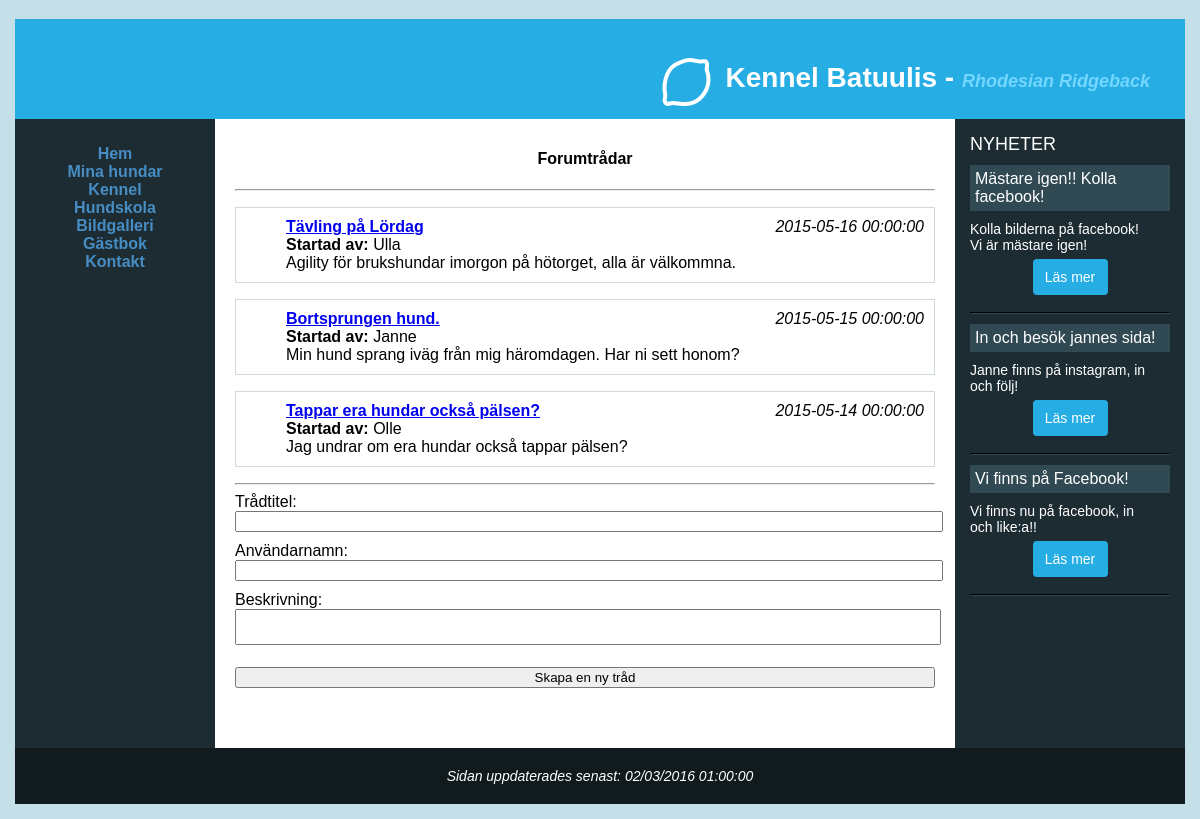
/forum.php, run on the app's committed database.
### tables this page shows
CREATE TABLE NewsFeed (
    `NewsTitle` varchar(255) NOT NULL,
    `CreatedAt` DATETIME NOT NULL,
    `Description` varchar(255),
    `NewsImagePath` varchar(255),
    `NewsLink` varchar(255),
    PRIMARY KEY (`NewsTitle`,`CreatedAt`)
);

CREATE TABLE GuestbookThread (
    `Title` varchar(255) NOT NULL,
    `CreatedAt` DATETIME NOT NULL,
    `Username` varchar(255),
    `Description` varchar(255),
    PRIMARY KEY (`Title`, `CreatedAt`)
);

### data/dbHelper.php (called while the page is built, shortened)
<?php
function result($err, $data){
	return array('err' => $err, 'data' => $data);
}
function createConnection(){
	$localhost = true;
	$db = null;
	if ($localhost){
		$db = new PDO("mysql:host=127.0.0.1;dbname=OperationDoge;charset=utf8mb4;", "root", "root");
	} else {
		$db = new PDO("mysql:host=mysqlsemi1.space2u.com;dbname=d36234_db6;", "d36234-db6", "jn9MGrOC");
	}
	$db->setAttribute( PDO::ATTR_ERRMODE, PDO::ERRMODE_EXCEPTION);
	return $db;
}
function createStatement($conn, $q, $p){
	$statement = $conn->prepare($q);
	$statement->setFetchMode(PDO::FETCH_ASSOC);
	return $statement;
}
function fetchAll($statement){
	return $statement->fetchAll();
}
function query($q, $p = NULL, $single = false){
	$err = null;
	$data = null;
	try {
		$conn = createConnection();
		$statement = createStatement($conn, $q, $p);
		$statement->execute($p);
		$data = ($single ? fetch($statement) : fetchAll($statement));
	} catch(PDOException $e){
		$err = $e;
	}
	return result($err, $data);
}
?>

### forum.php (the view, shortened to what this page needs)
<?php
include_once 'header.php';
include_once 'aside.php';
if(isset($_POST['submit-thread'])){
	if(strlen($_POST['title']) > 0){
		$title = $_POST['title'];
		$description = $_POST['description'];
		$username = $_POST['username'];
		$now = query('SELECT NOW() as now');
		$now = $now['data'];
		$now = $now[0];
		$result = nonQuery("INSERT INTO GuestbookThread (Title, CreatedAt, Description, Username) VALUES (:title, :createdAt, :description, :username)",
			array(
				':title' => $title,
				':description' => $description,
				':username' => $username,
				':createdAt' => $now['now']
			)
		);
		if($result["err"] != null){ $createError = 'Det gick inte att skapa tråden, prova igen!'; }
	} else { $createError = 'Saknar värden'; }
} else {
	$threadResult = query("SELECT Title, CreatedAt, Description, Username FROM GuestbookThread ORDER BY CreatedAt DESC");
	if ($threadResult['err'] == null){
		$threads = $threadResult['data'];
	} else { $threadError = 'Det gick inte att läsa in forumstrådarna, prova igen!'; }
}
?>
<main>
	<div class="container">
		<div class="row">
			<div class="twelve columns">
				<h4 style="text-align: center;">Forumtrådar</h4>
				<hr>
			</div>
		</div>
		<?php
		if (isset($_POST['submit-thread'])){
			if (!isset($createError)){
				echo
				'<div class="row">
					<div class="twelve columns">
						<p>Tråden är skapad! <a href="thread.php?title=' . $title . '&createdAt=' . $now['now'] . '">Tryck här</a> för att komma till den nyskapade tråden</p>
					</div>
				</div>';
			} else { echo $createError; }
			echo '<p><a href="forum.php">Tillbaka</a></p>';
		} else {
			if (count($threads) > 0){
				foreach($threads as $key => $t){
				echo
					'<div class="row">
						<div class="twelve columns">
							<ul class="threads">' .
								'<span id="news' . $key . '"></span>' .
								'<li>' .
									'<span class="thread-title">' .
										'<a href="thread.php?title='.$t['Title'].'&createdAt='.$t['CreatedAt'].'">' .
											$t['Title'] .
										'</a>' .
									'</span>' .
									'<span class="thread-date">' .
										$t['CreatedAt'] .
									'</span>' .
									'<br>' .
									'<span class="thread-username"><b>Startad av: </b>' . $t['Username'] . '</span>' .
									'<br>' .
									'<span class="thread-description">' .
										$t['Description'] .
									'</span>
								</li>
							</ul>
						</div>
					</div>';
				}
			}
			echo
				'<hr>
				<div class="row">
					<div class="twelve columns">
						<form method="POST" action="" class="thread-form">
							<div class="row">
								<div class="six columns">
									<label required for="title">Trådtitel:</label>
									<input required maxlength="255" type="text" name="title">
								</div>
								<div class="six columns">
									<label for="username">Användarnamn:</label>
									<input type="text" maxlength="255" name="username">
								</div>
							</div>
							<div class="row">
								<div class="twelve columns">
									<label for="description">Beskrivning:</label>
									<textarea name="description" maxlength="255" class="u-full-width" id="description"></textarea>
								</div>
							</div>
							<div class="row">
								<div class="twelve columns">
									<label for="submit-thread">&nbsp;</label>
									<input type="submit" name="submit-thread" class="btn-primary" value="Skapa en ny tråd">
								</div>
							</div>
						</form>
					</div>
				</div>';
		}
		?>
	</div>
</main>
<?php
include_once 'footer.php';
?>

### aside.php (shortened to what this page needs)
<aside>
	<span class="aside-title">Nyheter</span>
	<?php
	$result = query("SELECT NewsTitle, CreatedAt, Description, NewsImagePath, NewsLink FROM NewsFeed ORDER BY CreatedAt DESC LIMIT 3");
	$newsFeedData = $result['data'];
	foreach($newsFeedData as $key => $n){
		echo '<div class="sidebar-item">';
		echo '<div class="news-title">';
		echo $n['NewsTitle'];
		echo '</div>';
		echo '<div class="news-desc">';
		echo $n['Description'];
		echo '</div>';
		if(strlen($n['NewsLink']) > 0){
			echo '<br><a href="'.$n['NewsLink'].'" class="news-more">Läs mer</a>';
		}
		echo '<hr class="newsfeed-sep">';
		echo '</div>';
	}
	?>
</aside>

### css/style.css (style rules this page uses)
body { background: #c5dfe9; color: #330000; font-family: "Verdana", "Arial", sans-serif; }
body, html { height: 100%; }
ul li { list-style-type: none; }
nav, main, aside { min-height: 500px; }
header, nav, main, aside, time { display: block; }
textarea { resize: none; }
aside { float: right; padding: 15px; font-size: 14px; width: 200px; color: #fff; height: 100%; }
aside a { color: #478dc4; }
.aside-title { font-size: 18px; margin-left: 0; text-transform: uppercase; }
.news-title { font-size: 16px; background: #304953; padding: 5px; margin-top: 10px; margin-bottom: 10px; }
.news-more { position: relative; top: -10px; padding: 10px; border-radius: 4px; background: #26ade4; color: #fff; margin: 0 auto; display: block; max-width: 55px; text-align: center; text-decoration: none; }
.newsfeed-sep { border-color: #304953; }
main { padding: 10px 20px 50px 20px; background: #fff; color: #000; overflow: auto; height: 100%; }
.news-desc { word-wrap: break-word; text-align: justify; max-width: 180px; text-align: left; }
label { float: left; display: block; text-align: right; width: 8em; padding-right: 10px; }
form input { margin-bottom: 10px; }
.news-form input, textarea, label { text-align: left; width: 100%; }
.thread-form input { width: 100%; }
.threads { border: 1px solid #d0d9dd; }
.threads li { padding: 10px; border-bottom: 1px solid #d0d9dd; }
.threads li:last-child { border-bottom: none; }
.thread-title { font-weight: bold; }
.thread-date { float: right; font-style: italic; }

### data on the page
newsfeed: NewsTitle "Mästare igen!! Kolla facebook!", Description "Kolla bilderna på facebook! Vi är mästare igen!"
newsfeed: NewsTitle "In och besök jannes sida!", Description "Janne finns på instagram, in och följ!"
newsfeed: NewsTitle "Vi finns på Facebook!", Description "Vi finns nu på facebook, in och like:a!!"
guestbookthread: Title "Tävling på Lördag", CreatedAt "2015-05-16 00:00:00", Username "Ulla", Description "Agility för brukshundar imorgon på hötorget, alla är välkommna."
guestbookthread: Title "Bortsprungen hund.", CreatedAt "2015-05-15 00:00:00", Username "Janne", Description "Min hund sprang iväg från mig häromdagen. Har ni sett honom?"
guestbookthread: Title "Tappar era hundar också pälsen?", CreatedAt "2015-05-14 00:00:00", Username "Olle", Description "Jag undrar om era hundar också tappar pälsen?"
